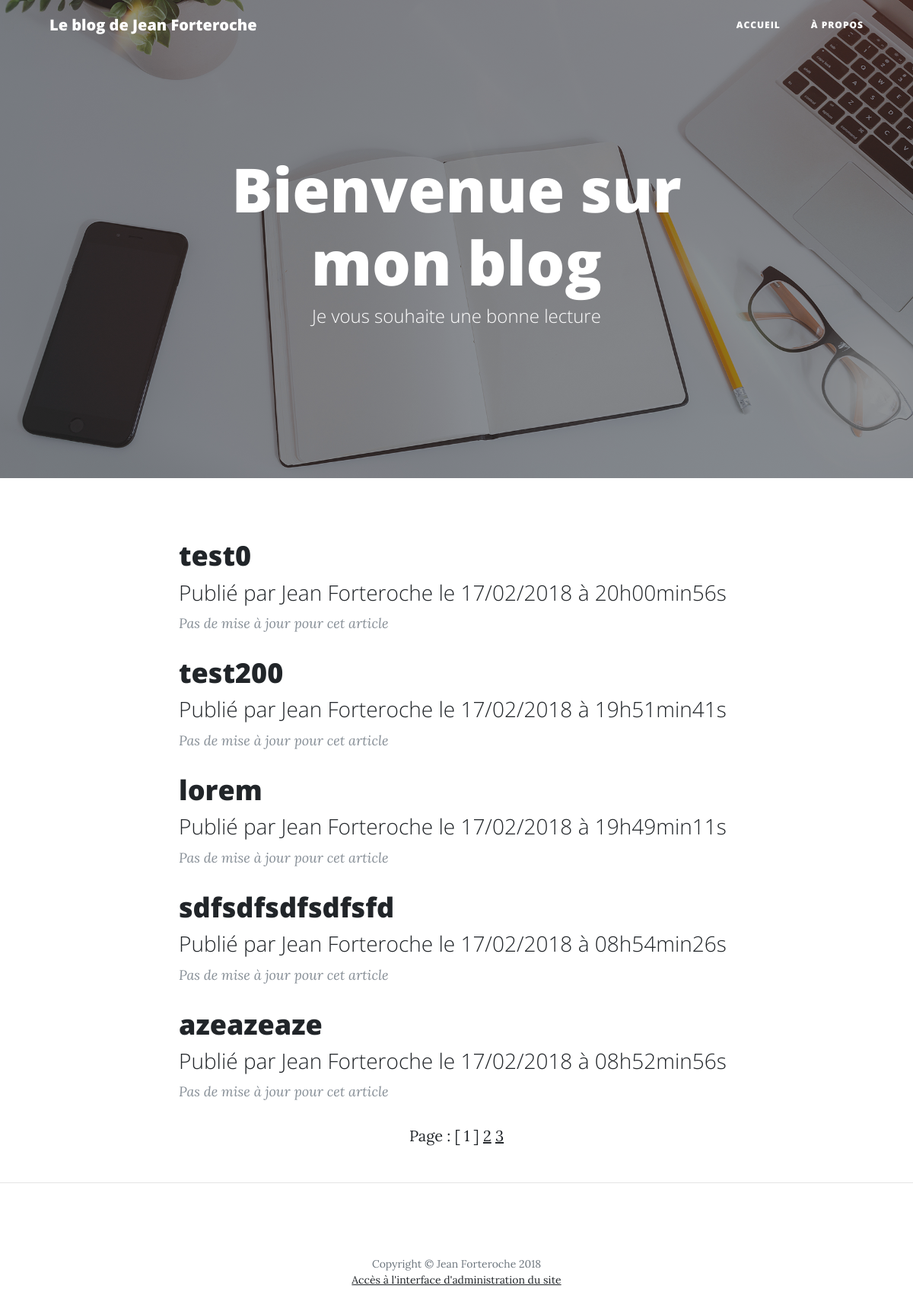
The app's page /, older data.
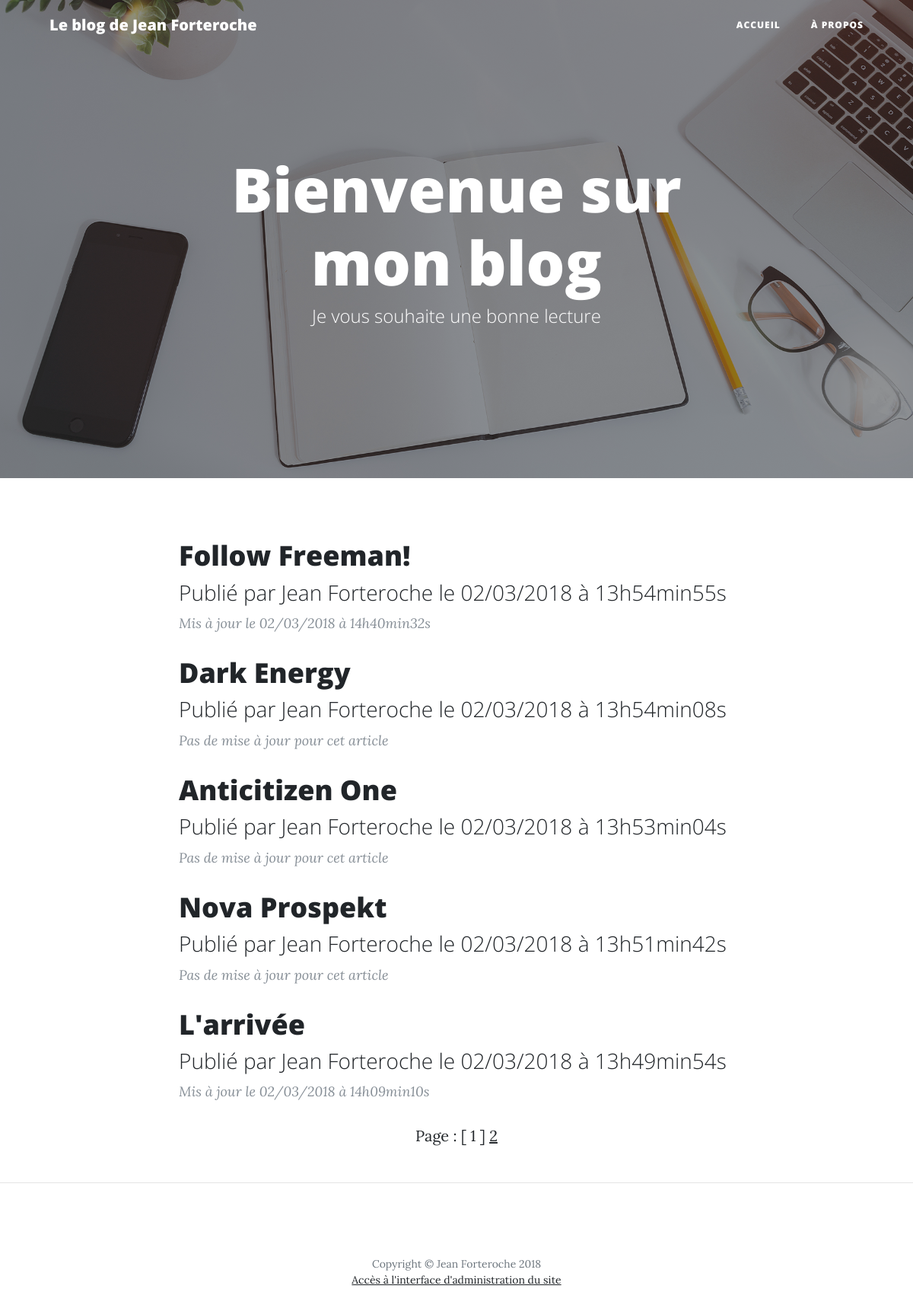
The same page, newer data.
### tables this page shows
CREATE TABLE IF NOT EXISTS `chapters` (
  `id` int(11) NOT NULL AUTO_INCREMENT,
  `title` varchar(255) NOT NULL,
  `content` text NOT NULL,
  `creation_date` datetime NOT NULL,
  `edit_date` datetime DEFAULT NULL,
  PRIMARY KEY (`id`)
);

### controller/frontend/controller.php (called while the page is built, shortened)
<?php
require_once(__DIR__ . "/../../model/frontend/model.php");
class Controller {
    private $_model;
    public function __construct()
    {
      $obj = new Model();
      $this->_model = $obj;
    }
    public function listChapters()
    {
        $chaptersPerPage=5;
        $total = $this->_model->getAllRows();
        $numberOfPages=ceil($total/$chaptersPerPage);
        if(isset($_GET['page']))
        {
            $currentPage=intval($_GET['page']);
            if($currentPage == 0)
            {
              header("Location: error.php");
              exit();
            }
            elseif ($currentPage>$numberOfPages) {
              $currentPage=$numberOfPages;
            }
        }
        else
        {
          $currentPage=1;
        }
        $firstEntry=($currentPage-1)*$chaptersPerPage;
        $req = $this->_model->getChapters($firstEntry, $chaptersPerPage);
        require('view/frontend/indexView.php');
    }
}

### model/dbManager.php (called while the page is built)
<?php
class Manager {
	protected function dbConnect()
	{
		try
		{
			$db = new PDO('mysql:host=localhost;dbname=project_8;charset=utf8', 'root', '', array(PDO::ATTR_ERRMODE => PDO::ERRMODE_EXCEPTION));
			return $db;
		}
		catch(Exception $e)
		{
		    die('Erreur : '.$e->getMessage());
		}
	}
}

### model/frontend/model.php (called while the page is built, shortened)
<?php
require_once(__DIR__ . "/../dbManager.php");
class Model extends Manager {
	private $_db;
    public function __construct()
    {
      $this->_db = $this->dbConnect();
    }
	public function getAllRows()
	{
        $total_return= $this->_db->query('SELECT COUNT(*) AS total FROM chapters');
        $total_data= $total_return->fetch(PDO::FETCH_ASSOC);
        $total=$total_data['total'];
        return $total;
	}
	 public function getChapters($firstEntry, $chaptersPerPage)
	{
		$req = $this->_db->prepare('SELECT id, title, content, DATE_FORMAT(creation_date, \'%d/%m/%Y à %Hh%imin%ss\') AS creation_date_fr, DATE_FORMAT(edit_date, \'%d/%m/%Y à %Hh%imin%ss\') AS edit_date_fr FROM chapters ORDER BY creation_date_fr DESC  LIMIT '.$firstEntry.', '.$chaptersPerPage.'');
		$req->execute(array($firstEntry, $chaptersPerPage));
		return $req;
	}
}

### view/frontend/indexView.php (the view, shortened to what this page needs)
    <header class="masthead" style="background-image: url('public/img/home-bg.jpg')">
      <div class="overlay"></div>
      <div class="container">
        <div class="row">
          <div class="col-lg-8 col-md-10 mx-auto">
            <div class="site-heading">
              <h1>Bienvenue sur mon blog</h1>
              <span class="subheading">Je vous souhaite une bonne lecture</span>
            </div>
          </div>
        </div>
      </div>
    </header>
    <div class="container">
      <div class="row">
        <div class="col-lg-8 col-md-10 mx-auto">
          <?php
          if ($req->rowCount() == 0) {
          ?>
            <p style="text-align: center;">Il n'y a pas d'articles pour le moment..</p>
          <?php
          }
          else{
            while ($chapters = $req->fetch(PDO::FETCH_ASSOC))
            {
            ?>
              <div class="post-preview">
                <a href="index.php?action=listPosts&amp;id=<?= $chapters['id']; ?>">
                  <h2 class="post-title">
                    <?= $chapters['title']; ?>
                  </h2>
                  <h3 class="post-subtitle">
                    Publié par Jean Forteroche le <?= $chapters['creation_date_fr']; ?>
                  </h3>
                </a>
                  <?php if ($chapters['edit_date_fr'] == NULL) {?>
                    <p class="post-meta">Pas de mise à jour pour cet article</p>
                  <?php
                  }
                  else{?>
                    <p class="post-meta">Mis à jour le <?=$chapters['edit_date_fr']; ?></p>
                  <?php
                  }?>
              </div>
            <?php
            }
            echo '<p style="text-align: center;">Page : ';
              for($i=1; $i<=$numberOfPages; $i++)
              {
                   if($i==$currentPage)
                   {
                       echo ' [ '.$i.' ] ';
                   }
                   else
                   {
                        echo ' <a href="index.php?page='.$i.'">'.$i.'</a> ';
                   }
              }
            echo '</p>';
          }
          ?>
        </div>
      </div>
    </div>
<hr>
<?php require('template.php'); ?>

Row changes from the older to the newer data that the page shows:
removed chapters: title "test0", creation_date_fr "17/02/2018 à 20h00min56s", shows "Pas de mise à jour pour cet article"
removed chapters: title "test200", creation_date_fr "17/02/2018 à 19h51min41s", shows "Pas de mise à jour pour cet article"
removed chapters: title "lorem", creation_date_fr "17/02/2018 à 19h49min11s", shows "Pas de mise à jour pour cet article"
removed chapters: title "sdfsdfsdfsdfsfd", creation_date_fr "17/02/2018 à 08h54min26s", shows "Pas de mise à jour pour cet article"
removed chapters: title "azeazeaze", creation_date_fr "17/02/2018 à 08h52min56s", shows "Pas de mise à jour pour cet article"
added chapters: title "Follow Freeman!", creation_date_fr "02/03/2018 à 13h54min55s", edit_date_fr "02/03/2018 à 14h40min32s"
added chapters: title "Dark Energy", creation_date_fr "02/03/2018 à 13h54min08s", shows "Pas de mise à jour pour cet article"
now on this page (row edited): chapters: title "Anticitizen One", creation_date_fr "02/03/2018 à 13h53min04s", shows "Pas de mise à jour pour cet article"
now on this page (row edited): chapters: title "Nova Prospekt", creation_date_fr "02/03/2018 à 13h51min42s", shows "Pas de mise à jour pour cet article"
now on this page (row edited): chapters: title "L'arrivée", creation_date_fr "02/03/2018 à 13h49min54s", edit_date_fr "02/03/2018 à 14h09min10s"
Text that changed along with them:
list line gone: "3"
